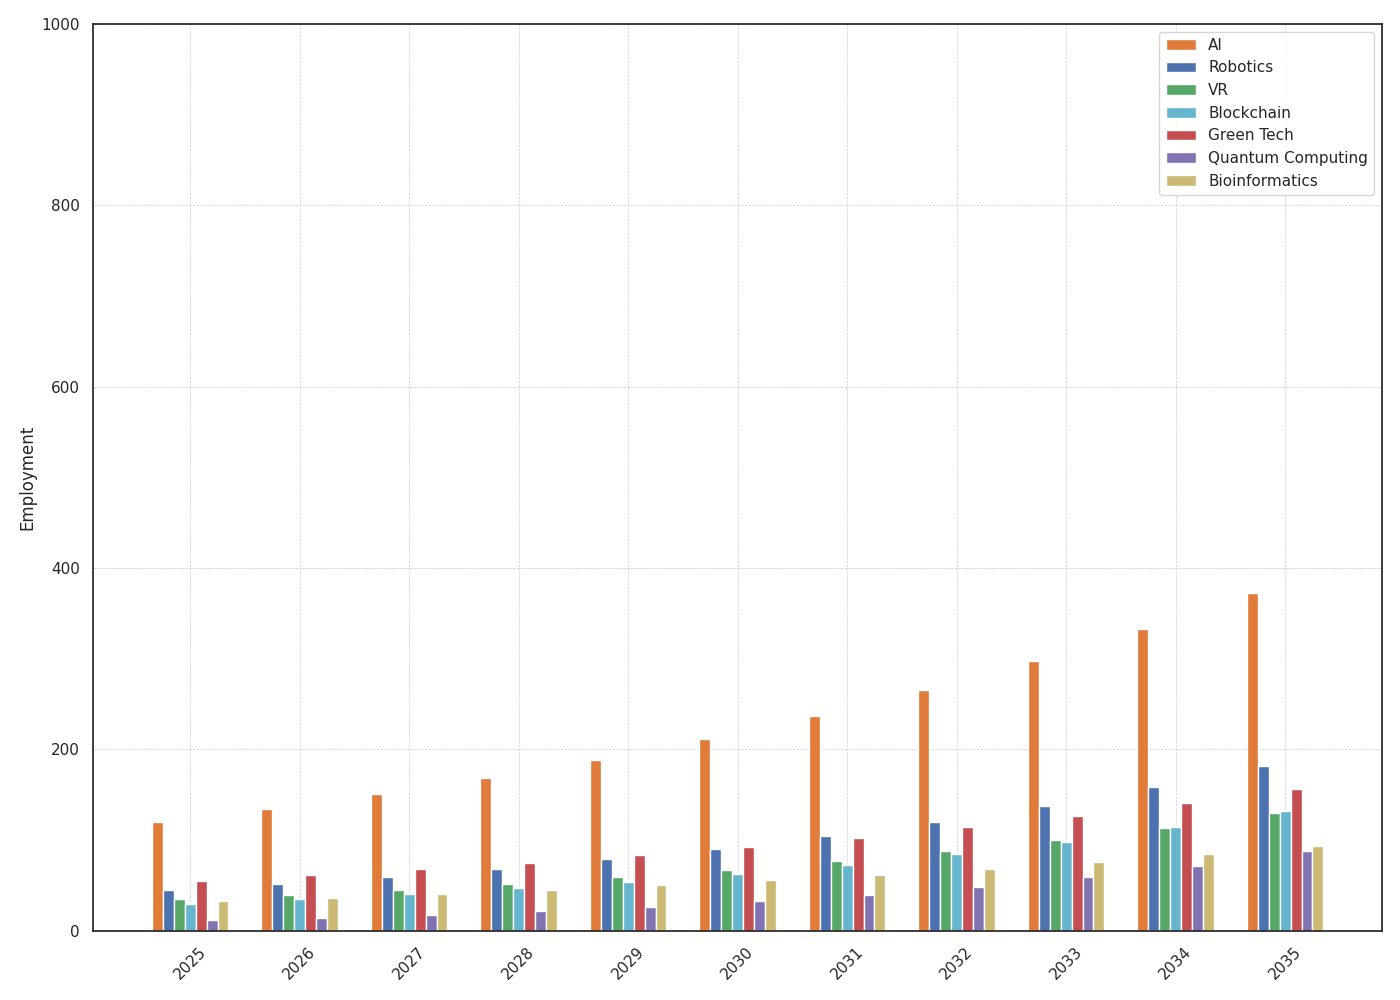

Write Python code to recreate this figure.
import matplotlib.pyplot as plt
import numpy as np

years = np.arange(2025, 2036)

def calculate_growth(base_value, rate, years):
    return base_value * ((1 + rate) ** np.arange(len(years)))

# Altering the base values or growth rates while keeping the original structure
base_ai = 120
base_robotics = 45
base_vr = 35
base_blockchain = 30
base_green_tech = 55
base_quantum_computing = 12
base_bioinformatics = 33

growth_ai = 0.12
growth_robotics = 0.15
growth_vr = 0.14
growth_blockchain = 0.16
growth_green_tech = 0.11
growth_quantum_computing = 0.22
growth_bioinformatics = 0.11

ai_employment = calculate_growth(base_ai, growth_ai, years)
robotics_employment = calculate_growth(base_robotics, growth_robotics, years)
vr_employment = calculate_growth(base_vr, growth_vr, years)
blockchain_employment = calculate_growth(base_blockchain, growth_blockchain, years)
green_tech_employment = calculate_growth(base_green_tech, growth_green_tech, years)
quantum_computing_employment = calculate_growth(base_quantum_computing, growth_quantum_computing, years)
bioinformatics_employment = calculate_growth(base_bioinformatics, growth_bioinformatics, years)

changed_colors = ['#e07b39', '#4c72b0', '#55a868', '#64b5cd', '#c44e52', '#8172b2', '#ccb974']
categories = ['AI', 'Robotics', 'VR', 'Blockchain', 'Green Tech', 'Quantum Computing', 'Bioinformatics']
employment_data = [ai_employment, robotics_employment, vr_employment, blockchain_employment, green_tech_employment, quantum_computing_employment, bioinformatics_employment]

fig, ax = plt.subplots(figsize=(14, 10))

width = 0.1
x = np.arange(len(years))

for i, (data, color, category) in enumerate(zip(employment_data, changed_colors, categories)):
    ax.bar(x + i * width, data, width, label=category, color=color)

ax.set_xticks(x + width * (len(categories) - 1) / 2)
ax.set_xticklabels(years, rotation=45)
ax.set_ylim(0, 1000)
ax.set_ylabel('Employment')

ax.legend()
ax.grid(True, linestyle='--', linewidth=0.5)

plt.tight_layout()
plt.show()
